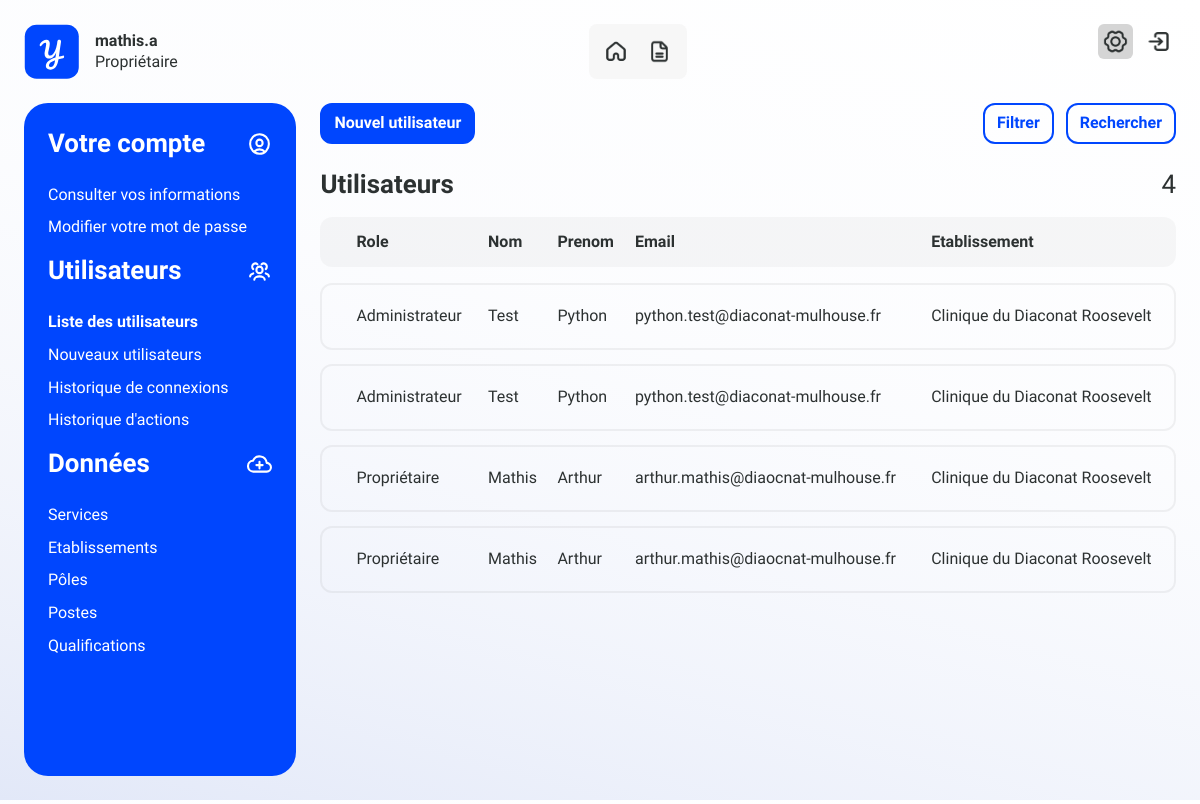
The page /index.php?preferences=list-users (signed in) on the database its author committed.
### tables this page shows
CREATE TABLE Roles (
  Id INTEGER PRIMARY KEY AUTO_INCREMENT,
  Titled VARCHAR(32) NOT NULL
);

CREATE TABLE Users (
  Id INTEGER PRIMARY KEY AUTO_INCREMENT,
  Identifier VARCHAR(64) NOT NULL,
  Name VARCHAR(64) NOT NULL,
  Firstname VARCHAR(64) NOT NULL,
  Email VARCHAR(64) NOT NULL, 
  Password VARCHAR(256) NOT NULL,
  PasswordTemp BOOLEAN DEFAULT 1,

  Key_Roles INTEGER NOT NULL,
  Key_Establishments INTEGER NOT NULL,

  FOREIGN KEY (Key_Roles) REFERENCES Roles(Id),
  FOREIGN KEY (Key_Establishments) REFERENCES Establishments(Id)
);

CREATE TABLE Establishments (
  Id INTEGER PRIMARY KEY AUTO_INCREMENT, 
  Titled VARCHAR(64) NOT NULL,
  Address VARCHAR(256) NOT NULL,
  City VARCHAR(64) NOT NULL,
  PostCode INTEGER NOT NULL,
  Description TEXT,

  Key_Poles INTEGER DEFAULT NULL,

  FOREIGN KEY (Key_Poles) REFERENCES Poles(Id)
);

### components/views/View.php (called while the page is built, shortened)
<?php
class View {
    public function generateCommonHeader($name=null, $cssFiles=[]) { include COMMON.DS.'header.php'; }
    public function generateCommonFooter() { include COMMON.DS.'footer.php'; }
    public function generateMenu($form = false, $currentPage) { include BARRES.DS.'navbarre.php'; }
    public function getListItems($title=null, $items=[], $nb_items_max=null, $id=null, $class=null, $direction=null) {
        if($nb_items_max == null)
            $nb_items_max = empty($items) ? 0 : count($items);
        include MY_ITEMS.DS.'list.php';
    }
}

### components/controllers/PreferencesController.php (called while the page is built, shortened)
<?php
class PreferencesController extends Controller {
    public function displayUsers() {
        return $this->View->displayUsersContent(
            $this->Model->getUsers(),
            'index.php?preferences='
        );
    }
}

### layouts/pages/my items/list.php (the view, shortened to what this page needs)
<section class="liste_items<?php if(isset($classe) && !empty($classe)) echo $classe ?>" <?php if(isset($id) && !empty($id)): ?>id="<?= $id; ?>"<?php endif ?>>
    <div class="entete">
        <h2><?= $title; ?></h2>
        <h3><?php
            $size = empty($items) ? 0 : count($items);
            echo $size;
        ?></h3>
    </div>
    <?php $keys = !empty($items) ? array_keys($items[0]) : ["Aucun élément"]; ?>
    <div class="table-wrapper">
        <table>
            <thead>
            <tr>
                <?php foreach($keys as $key): if($key != 'Cle') :?>
                    <th><?= $key ?></th>
                    <?php endif ?>
                <?php endforeach ?>
            </tr>
            </thead>
            <tbody>
                <?php if($size > 0): ?>
                    <?php $i = 0; while($i < $size && $i < $nb_items_max): ?>
                        <tr>
                            <?php foreach($items[$i] as $key => $cell): if($key != 'Cle') :?>
                                <th><?= $cell ?></th>
                                <?php endif ?>
                            <?php endforeach ?>
                        </tr>
                        <?php $i++; ?>
                    <?php endwhile ?>
                <?php else : ?>
                    <tr><th>Ce tableau est vide</th></tr>
                <?php endif ?>
            </tbody>
        </table>
    </div>
</section>

### index.php (shortened to what this page needs)
<?php
require_once(CONTROLLERS.DS.'PreferencesController.php');
switch(true) {
    case (isset($_GET['preferences'])):
        $preferences = new PreferencesController();
        if(is_numeric($_GET['preferences'])) {
            if($_SESSION['user_role'] != OWNER && $_SESSION['user_role'] != ADMIN)
                throw new Exception("Accès refusé. Votre rôle est insufissant pour accéder à cette partie de l'application... ");
            if($_GET['preferences'] == $_SESSION['user_key'])
                header('Location: index.php?preferences=home');
            else
                $preferences->display($_GET['preferences']);
        } else try {
            switch($_GET['preferences']) {
                case 'list-users':
                    $preferences->displayUsers();
                    break;
            }
        } catch(Exception $e) {
            forms_manip::error_alert([
                'msg' => $e
            ]);
        }
        exit;
}

### layouts/pages/common/header.php (shortened to what this page needs)
<!DOCTYPE html>
<html lang="fr">
<head>
    <link rel="stylesheet" href="layouts\assets\stylesheet\styles.css">
    <?php
    if (!empty($cssFiles)) {
        foreach ($cssFiles as $file) {
            echo '<link rel="stylesheet" href="' . $file . '">';
        }
    }
    ?>
</head>
<body>

### layouts/pages/barres/navbarre.php (shortened to what this page needs)
<?php if($form) : ?>
    <nav class="navbarre formbarre">
        <article>
            <img src="layouts/assets/img/white-logo.svg" alt="">
            <div>
                <p><?= $_SESSION['user_identifier']; ?></p>
                <p><?= $_SESSION['user_titled_role']; ?></p>
            </div>
        </article>
        <section class="action-section">
            <a href="index.php" class="LignesHover <?php if($currentPage == HOME) echo 'selected'?>">
                <img src="layouts/assets/img/logo/white/home.svg" alt="page d'accueil">
            </a>
            <a href="index.php?applications=home" class="LignesHover <?php if($currentPage == APPLICATIONS) echo 'selected'?>">
                <img src="layouts/assets/img/logo/white/applications.svg" alt="liste des candidatures">
            </a>
            <!--
            <a href="#" class="LignesHover <?php if($currentPage == NEEDS) echo 'selected'?>">
                <img src="layouts/assets/img/logo/white/needs.svg" alt="liste des besoins">
            </a>
            <a href="#" class="LignesHover <?php if($currentPage == STATS) echo 'selected'?>">
                <img src="layouts/assets/img/logo/white/statistics.svg" alt="statistiques">
            </a>
            -->
        </section>
        <section>
            <a href="index.php?preferences=home" class="LignesHover <?php if($currentPage == PREFERENCES) echo 'selected'?>">
                <img src="layouts/assets/img/logo/white/preferences.svg" alt="paramètres">
            </a>
            <a href="index.php?login=deconnexion" class="LignesHover">
                <img src="layouts/assets/img/logo/white/disconnect.svg" alt="déconnexion">
            </a>
        </section>
    </nav>
<?php else : ?>
    <nav class="navbarre">
        <article>
            <img src="layouts/assets/img/main-logo.svg" alt="">
            <div>
                <p><?= $_SESSION['user_identifier']; ?></p>
                <p><?= $_SESSION['user_titled_role']; ?></p>
            </div>
        </article>
        <section class="action-section">
            <a href="index.php" class="LignesHover <?php if($currentPage == HOME) echo 'selected'?>">
                <img src="layouts/assets/img/logo/home.svg" alt="page d'accueil">
            </a>
            <a href="index.php?applications=home" class="LignesHover <?php if($currentPage == APPLICATIONS) echo 'selected'?>">
                <img src="layouts/assets/img/logo/applications.svg" alt="liste des candidatures">
            </a>
        </section>
        <section>
            <a href="index.php?preferences=home" class="LignesHover <?php if($currentPage == PREFERENCES) echo 'selected'?>">
                <img src="layouts/assets/img/logo/preferences.svg" alt="paramètres">
            </a>
            <a href="index.php?login=deconnexion" class="LignesHover">
                <img src="layouts/assets/img/logo/disconnect.svg" alt="déconnexion">
            </a>
        </section>
    </nav>
<?php endif ?>

### components/views/PreferencesView.php (shortened to what this page needs)
<?php
require_once('View.php');
class PreferencesView extends View {
    public function displayUsersContent($items=[], $direction) {
        $this->generateCommonHeader('Ypopsi - Liste utilisateurs', [
            PAGES_STYLES.DS.'preferences.css',
            PAGES_STYLES.DS.'liste-page.css',
            PAGES_STYLES.DS.'users.css'
        ]);
        $this->generateMenu(false, PREFERENCES);
        echo '<content>';
        include(MY_ITEMS.DS.'preferences.php');
        echo '<main id="list-users">';
        include BARRES.DS.'users.php';
        $this->getListItems("Utilisateurs", $items, null, "main-liste", null, $direction);
        echo '</main>';
        echo '</content>';
        $this->generateCommonFooter();
    }
}

### layouts/pages/my items/preferences.php
<aside>
    <article>
        <header>
            <h2>Votre compte</h2>
            <img src="layouts\assets\img\logo\white-profil.svg" alt="Logo de la section profil représentant une personne">
        </header>
        <content>
            <a <?php if($_GET['preferences'] == "home") echo 'class="selected"'; ?> href="index.php?preferences=home">Consulter vos informations</a>
            <a <?php if($_GET['preferences'] == "edit-password") echo 'class="selected"'; ?> href="index.php?preferences=edit-password">Modifier votre mot de passe</a>
        </content>
    </article>
    <?php if($_SESSION['user_role'] == OWNER || $_SESSION['user_role'] == ADMIN): ?>
    <article>
        <header>
            <h2>Utilisateurs</h2>
            <img src="layouts\assets\img\logo\white-utilisateurs.svg" alt="Logo de la section utilisateurs représentant un groupe de personne">
        </header>
        <content>
            <a <?php if($_GET['preferences'] == "list-users") echo 'class="selected"'; ?> href="index.php?preferences=list-users">Liste des utilisateurs</a>
            <a <?php if($_GET['preferences'] == "list-new-users") echo 'class="selected"'; ?> href="index.php?preferences=list-new-users">Nouveaux utilisateurs</a>
            <a <?php if($_GET['preferences'] == "logs-history") echo 'class="selected"'; ?> href="index.php?preferences=logs-history">Historique de connexions</a>
            <a <?php if($_GET['preferences'] == "actions-history") echo 'class="selected"'; ?> href="index.php?preferences=actions-history">Historique d'actions</a>
        </content>
    </article>
    <?php endif ?>
    <?php if($_SESSION['user_role'] != INVITE): ?>
    <article>
        <header>
            <h2>Données</h2>
            <img src="layouts\assets\img\logo\white-data.svg" alt="Logo de la section données représentant un nuage">
        </header>
        <content>
            <a <?php if($_GET['preferences'] == "list-services") echo 'class="selected"'; ?> href="index.php?preferences=list-services">Services</a>
            <a <?php if($_GET['preferences'] == "list-establishments") echo 'class="selected"'; ?> href="index.php?preferences=list-establishments">Etablissements</a>
            <a <?php if($_GET['preferences'] == "list-poles") echo 'class="selected"'; ?> href="index.php?preferences=list-poles">Pôles</a>
            <a <?php if($_GET['preferences'] == "list-jobs") echo 'class="selected"'; ?> href="index.php?preferences=list-jobs">Postes</a>
            <a <?php if($_GET['preferences'] == "list-qualifications") echo 'class="selected"'; ?> href="index.php?preferences=list-qualifications">Qualifications</a>
        </content>
    </article>
    <?php endif ?>
</aside>

### layouts/pages/barres/users.php (shortened to what this page needs)
<nav class="options_barre">
    <article>
        <a class="action_button reverse_color" href="index.php?preferences=input-users">Nouvel utilisateur</a>
    </article>
    <article>
        <p class="action_button" id="filtrer-button">Filtrer</p>
        <p class="action_button" id="rechercher-button">Rechercher</p>
    </article>
</nav>

### layouts/assets/stylesheet/pages/preferences.css (style rules this page uses)
body { width: 100dvw; height: 100vh; overflow: hidden; background: linear-gradient(195deg, var(--white), 75%, var(--light-blue)); }
body > content { display: flex; width: 100dvw; height: calc(100% - (var(--navbarre-size) + var(--very-big-radius))); padding-left: var(--very-big-radius); padding-bottom: var(--very-big-radius); }
body > content > aside { display: flex; flex-direction: column; justify-content: start; gap: var(--big-radius); width: 340px; height: calc(100% - var(--very-big-radius)); margin-top: var(--very-big-radius); padding: var(--very-big-radius); border-radius: var(--very-big-radius); background-color: var(--blue); }
body > content > aside article { display: flex; flex-direction: column; gap: var(--very-big-radius); width: 100%; height: fit-content; }
body > content > aside header { display: flex; justify-content: space-between; align-items: center; width: 100%; height: fit-content; }
body > content > aside header img { width: var(--font-size-medium); }
body > content > aside header h2 { color: var(--white); }
body > content > aside content { display: flex; flex-direction: column; justify-content: start; gap: var(--radius); width: 100%; height: fit-content; }
body > content > aside content a { color: var(--white); font-family: "Roboto"; }
body > content > aside content a.selected, body > content > aside content a:is(:hover, :focus) { font-family: "Roboto Bold"; }
body > content > main { width: 100%; height: 100%; }

### layouts/assets/stylesheet/pages/liste-page.css (style rules this page uses)
.options_barre { display: flex; justify-content: space-between; align-items: center; width: 100%; padding: var(--very-big-radius) var(--very-big-radius) 0 var(--very-big-radius); }
.options_barre article { display: flex; gap: var(--radius); width: fit-content; height: fit-content; }
.options_barre article p { font-weight: 600; }
.options_barre article a { text-wrap: nowrap; }
.liste_items { width: 100%; height: calc(100dvh - (var(--navbarre-size) + var(--radius) + var(--very-big-radius) + 40px)); padding-top: var(--very-big-radius); }
.liste_items .table-wrapper, .liste_items .entete { padding: 0 var(--very-big-radius); }
.liste_items .table-wrapper { overflow-y: auto; height: 100%; }
.liste_items .table-wrapper table th { position: relative; padding-left: var(--small-radius); }
.liste_items .table-wrapper table th:first-of-type { padding-left: var(--very-big-radius); }

### layouts/assets/stylesheet/pages/users.css (style rules this page uses)
.liste_items .table-wrapper table th:first-of-type { padding-left: calc(var(--gap) + 4px); }
.liste_items .table-wrapper table th:first-of-type::before { content: ""; position: absolute; left: var(--big-radius); top: 50%; display: block; width: var(--font-size-small); height: var(--font-size-small); z-index: 0; border-radius: var(--font-size-small); transform: translateY(-50%); }

### rows shown on the page
roles: Titled "Administrateur"
users: Name "Test", Firstname "Python", Email "python.test@diaconat-mulhouse.fr"
establishments: Titled "Clinique du Diaconat Roosevelt"
users: Name "Test", Firstname "Python", Email "python.test@diaconat-mulhouse.fr"
roles: Titled "Propriétaire"
users: Name "Mathis", Firstname "Arthur", Email "arthur.mathis@diaocnat-mulhouse.fr"
users: Name "Mathis", Firstname "Arthur", Email "arthur.mathis@diaocnat-mulhouse.fr"

### other values the page prints
$_SESSION['user_identifier'] "mathis.a"
$_SESSION['user_titled_role'] "Propriétaire"
$title "Utilisateurs"
$size "4"
$key "Role"
$key "Nom"
$key "Prenom"
$key "Email"
$key "Etablissement"
